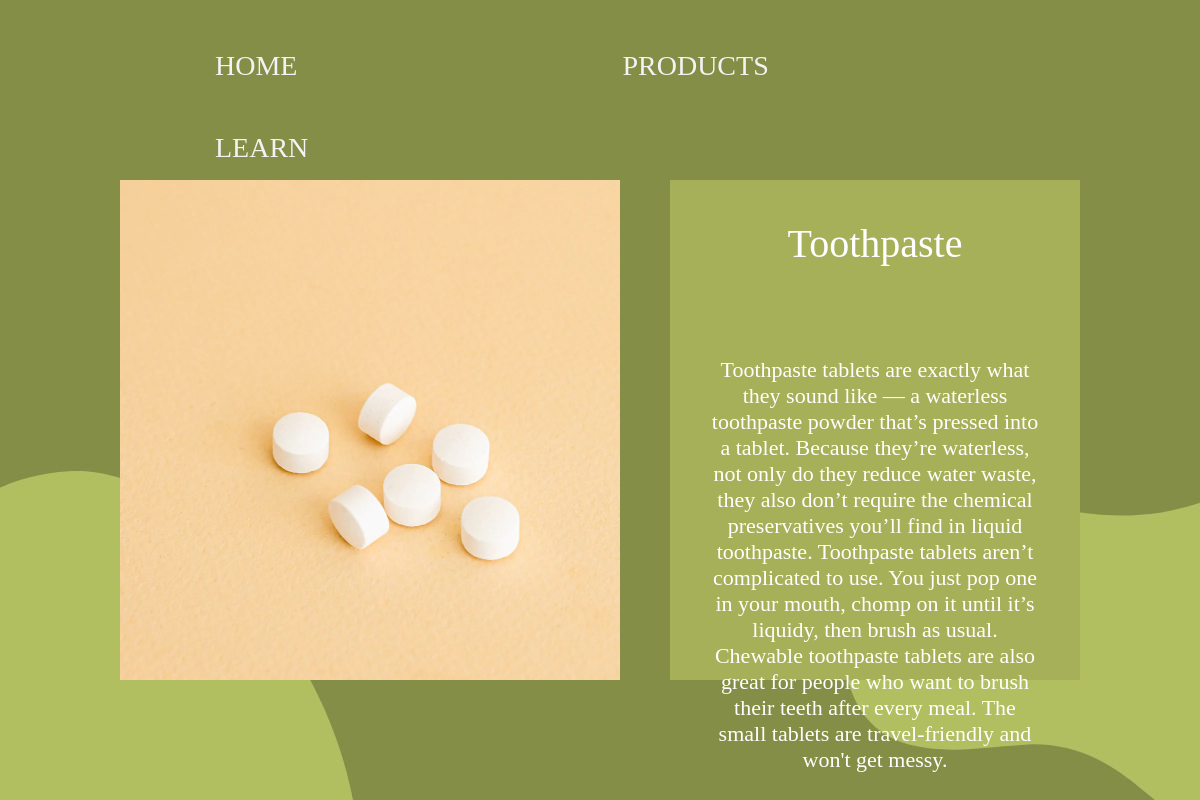
The app's page /product/20 with its own data.
### tables this page shows
CREATE TABLE product (id INTEGER PRIMARY KEY AUTOINCREMENT, file_name TEXT, name TEXT NOT NULL REFERENCES var (name), description TEXT REFERENCES var ("desc"));

### main.py (the view)
@app.route("/product/<int:product_id>")
def showpost(product_id):
    cursor = get_db().cursor()
    sql = "SELECT * FROM product WHERE id=?"
    cursor.execute(sql, (product_id,))
    variable = cursor.fetchone()
    print(variable)
    return render_template("var.html", variable=variable)

### main.py (called while the page is built)
def get_db():
    db = getattr(g, "_database", None)
    if db is None:
        db = g._database = sqlite3.connect(DATABASE)
    return db

@app.teardown_appcontext
def close_connection(exception):
    db = getattr(g, "_database", None)
    if db is not None:
        db.close()

### templates/var.html
{% extends "base.html" %}
{% block body %}
<div class="container-1">
    <img src="/static/images/{{variable[1]}}" alt="product-image-display-here" class="pimg">
    <div class="contents">
        <figure class="heading"> {{variable[2]}} </figure><br>
        <figure class="desc"> {{variable[3]}} </figure> <br>
    </div>
</div>
{% endblock body %}

### static/styles.css (style rules this page uses)
.container-1 { display: flex; margin: auto; width: 80%; text-align: center; }
.pimg { width: 550px; height: 500px; padding-top: 50px; padding-left: 50px; transform: translate(-50px, -50px); }
.contents { font-size: 25px; color: white; background-color: rgb(165, 176, 88); height: 500px; width: 550px; }
.heading { font-size: 40px; }
.desc { font-size: 22px; }
.bgimg3 { background-image: url('/static/images/bgimg5.jpg'); }
body { margin: 0; }

### records on screen
product: file_name (picture), name "Toothpaste", description "Toothpaste tablets are exactly what they sound like — a waterless toothpaste powder that’s pressed into a tablet. Because they’re waterless, not only do they reduce water waste, they also don’t require the chemical preservatives you’ll find in liquid toothpaste. Toothpaste tablets aren’t complicated to use. You just pop one in your mouth, chomp on it until it’s liquidy, then brush as usual. Chewable toothpaste tablets are also great for people who want to brush their teeth after every meal. The small tablets are travel-friendly and won't get messy."
